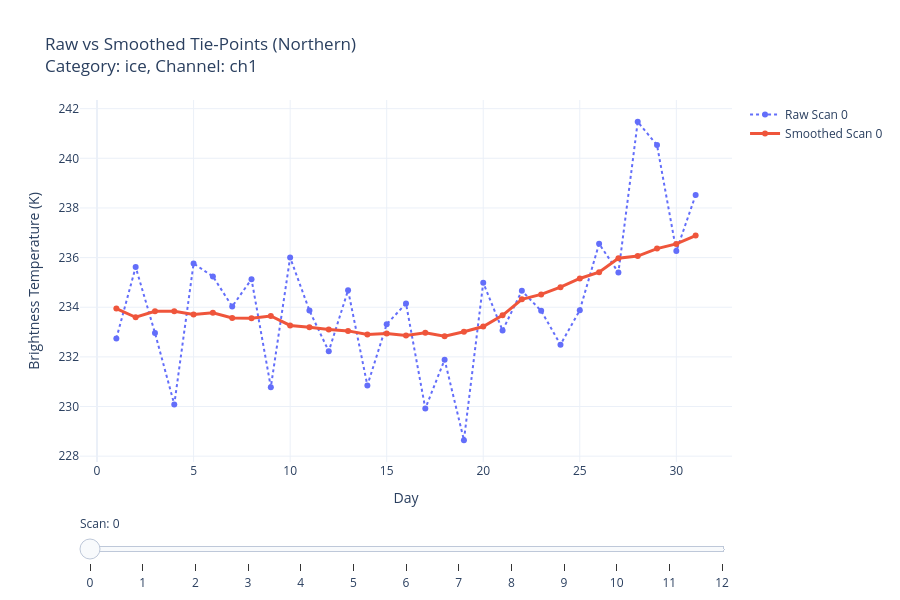

Notebook cell for this chart:
### Code cell
plot_raw_vs_smoothed(tie_raw_northern,tie_smoothed_north, category="ice",channel="ch1", hemisphere="Northern")

### Figure 1 — Plotly figure (JSON) as saved in the notebook; plotly's stock layout.template omitted (floating-point values rounded to 4 significant figures)
{"data": [{"line": {"dash": "dot", "width": 2}, "mode": "lines+markers", "name": "Raw Scan 0", "type": "scatter", "visible": true, "x": [1, 2, 3, 4, 5, 6, 7, 8, 9, 10, 11, 12, 13, 14, 15, 16, 17, 18, 19, 20, 21, 22, 23, 24, 25, 26, 27, 28, 29, 30, 31], "y": [232.7, 235.6, 233.0, 230.1, 235.8, 235.2, 234.0, 235.1, 230.8, 236.0, 233.9, 232.2, 234.7, 230.8, 233.3, 234.1, 229.9, 231.9, 228.6, 235.0, 233.1, 234.7, 233.9, 232.5, 233.9, 236.6, 235.4, 241.5, 240.5, 236.3, 238.5]}, {"line": {"width": 3}, "mode": "lines+markers", "name": "Smoothed Scan 0", "type": "scatter", "visible": true, "x": [1, 2, 3, 4, 5, 6, 7, 8, 9, 10, 11, 12, 13, 14, 15, 16, 17, 18, 19, 20, 21, 22, 23, 24, 25, 26, 27, 28, 29, 30, 31], "y": [233.9, 233.6, 233.8, 233.8, 233.7, 233.8, 233.6, 233.6, 233.6, 233.3, 233.2, 233.1, 233.0, 232.9, 232.9, 232.9, 233.0, 232.8, 233.0, 233.2, 233.7, 234.3, 234.5, 234.8, 235.2, 235.4, 236.0, 236.1, 236.4, 236.6, 236.9]}, {"line": {"dash": "dot", "width": 2}, "mode": "lines+markers", "name": "Raw Scan 1", "type": "scatter", "visible": false, "x": [1, 2, 3, 4, 5, 6, 7, 8, 9, 10, 11, 12, 13, 14, 15, 16, 17, 18, 19, 20, 21, 22, 23, 24, 25, 26, 27, 28, 29, 30, 31], "y": [233.2, 237.0, 234.6, 233.5, 232.2, 236.8, 233.9, 237.0, 236.8, 235.0, 236.8, 235.0, 234.9, 233.9, 232.1, 234.3, 234.2, 232.5, 236.2, 234.9, 232.2, 234.0, 233.9, 235.1, 233.0, 239.4, 236.3, 234.1, 238.9, 237.5, 238.2]}, {"line": {"width": 3}, "mode": "lines+markers", "name": "Smoothed Scan 1", "type": "scatter", "visible": false, "x": [1, 2, 3, 4, 5, 6, 7, 8, 9, 10, 11, 12, 13, 14, 15, 16, 17, 18, 19, 20, 21, 22, 23, 24, 25, 26, 27, 28, 29, 30, 31], "y": [234.8, 235.0, 235.0, 235.2, 235.1, 235.1, 235.0, 234.8, 234.9, 234.7, 234.6, 234.8, 234.9, 234.6, 234.7, 234.4, 234.3, 234.2, 234.4, 234.5, 234.4, 234.7, 235.1, 235.4, 235.4, 235.7, 235.6, 235.7, 236.0, 236.3, 236.6]}, {"line": {"dash": "dot", "width": 2}, "mode": "lines+markers", "name": "Raw Scan 2", "type": "scatter", "visible": false, "x": [1, 2, 3, 4, 5, 6, 7, 8, 9, 10, 11, 12, 13, 14, 15, 16, 17, 18, 19, 20, 21, 22, 23, 24, 25, 26, 27, 28, 29, 30, 31], "y": [234.3, 234.4, 233.2, 234.5, 230.6, 236.5, 234.2, 234.4, 236.8, 233.8, 234.2, 233.9, 233.8, 232.1, 230.8, 235.0, 233.7, 232.2, 235.0, 232.9, 235.5, 233.1, 234.4, 234.5, 233.4, 240.6, 231.7, 232.8, 236.5, 235.8, 243.0]}, {"line": {"width": 3}, "mode": "lines+markers", "name": "Smoothed Scan 2", "type": "scatter", "visible": false, "x": [1, 2, 3, 4, 5, 6, 7, 8, 9, 10, 11, 12, 13, 14, 15, 16, 17, 18, 19, 20, 21, 22, 23, 24, 25, 26, 27, 28, 29, 30, 31], "y": [234.0, 234.3, 234.3, 234.3, 234.2, 234.2, 234.1, 233.8, 233.9, 233.8, 233.8, 233.8, 234.0, 233.9, 233.8, 233.8, 233.7, 233.6, 234.1, 233.9, 233.8, 234.1, 234.5, 235.0, 235.1, 235.3, 235.3, 235.6, 235.6, 235.8, 236.0]}, {"line": {"dash": "dot", "width": 2}, "mode": "lines+markers", "name": "Raw Scan 3", "type": "scatter", "visible": false, "x": [1, 2, 3, 4, 5, 6, 7, 8, 9, 10, 11, 12, 13, 14, 15, 16, 17, 18, 19, 20, 21, 22, 23, 24, 25, 26, 27, 28, 29, 30, 31], "y": [234.1, 235.5, 231.6, 237.7, 231.2, 237.0, 236.1, 233.3, 235.5, 235.2, 234.2, 233.5, 231.2, 234.4, 232.5, 233.3, 232.6, 231.7, 233.9, 233.1, 235.4, 230.7, 234.6, 234.3, 234.8, 240.9, 233.0, 234.0, 235.2, 238.0, 243.5]}, {"line": {"width": 3}, "mode": "lines+markers", "name": "Smoothed Scan 3", "type": "scatter", "visible": false, "x": [1, 2, 3, 4, 5, 6, 7, 8, 9, 10, 11, 12, 13, 14, 15, 16, 17, 18, 19, 20, 21, 22, 23, 24, 25, 26, 27, 28, 29, 30, 31], "y": [234.5, 234.6, 234.7, 234.7, 234.6, 234.3, 234.3, 234.2, 234.1, 233.9, 234.0, 233.7, 233.8, 233.7, 233.4, 233.5, 233.4, 233.3, 233.8, 233.8, 233.9, 234.0, 234.4, 235.0, 235.2, 235.5, 235.6, 235.8, 235.9, 236.5, 236.7]}, {"line": {"dash": "dot", "width": 2}, "mode": "lines+markers", "name": "Raw Scan 4", "type": "scatter", "visible": false, "x": [1, 2, 3, 4, 5, 6, 7, 8, 9, 10, 11, 12, 13, 14, 15, 16, 17, 18, 19, 20, 21, 22, 23, 24, 25, 26, 27, 28, 29, 30, 31], "y": [234.4, 235.2, 232.8, 239.3, 231.3, 236.7, 236.9, 233.6, 234.2, 235.4, 232.1, 234.0, 232.9, 236.0, 233.0, 233.2, 233.7, 234.6, 234.7, 233.3, 235.9, 234.3, 236.0, 235.4, 235.1, 242.3, 236.5, 234.4, 234.8, 237.9, 238.8]}, {"line": {"width": 3}, "mode": "lines+markers", "name": "Smoothed Scan 4", "type": "scatter", "visible": false, "x": [1, 2, 3, 4, 5, 6, 7, 8, 9, 10, 11, 12, 13, 14, 15, 16, 17, 18, 19, 20, 21, 22, 23, 24, 25, 26, 27, 28, 29, 30, 31], "y": [235.0, 234.9, 235.0, 234.7, 234.6, 234.5, 234.6, 234.5, 234.4, 234.3, 234.5, 234.1, 234.3, 234.2, 234.1, 234.2, 234.3, 234.3, 235.0, 235.1, 235.2, 235.2, 235.5, 235.8, 236.0, 236.1, 236.2, 236.5, 236.5, 236.8, 236.9]}, {"line": {"dash": "dot", "width": 2}, "mode": "lines+markers", "name": "Raw Scan 5", "type": "scatter", "visible": false, "x": [1, 2, 3, 4, 5, 6, 7, 8, 9, 10, 11, 12, 13, 14, 15, 16, 17, 18, 19, 20, 21, 22, 23, 24, 25, 26, 27, 28, 29, 30, 31], "y": [234.1, 236.4, 233.7, 240.5, 231.6, 237.1, 236.9, 235.0, 235.1, 235.2, 232.6, 233.8, 233.8, 235.6, 233.2, 233.9, 235.3, 234.1, 234.6, 233.7, 236.5, 234.7, 235.9, 235.7, 235.9, 240.5, 236.7, 233.0, 237.0, 235.5, 241.6]}, {"line": {"width": 3}, "mode": "lines+markers", "name": "Smoothed Scan 5", "type": "scatter", "visible": false, "x": [1, 2, 3, 4, 5, 6, 7, 8, 9, 10, 11, 12, 13, 14, 15, 16, 17, 18, 19, 20, 21, 22, 23, 24, 25, 26, 27, 28, 29, 30, 31], "y": [235.7, 235.6, 235.6, 235.3, 235.2, 235.1, 235.1, 235.0, 235.0, 234.9, 234.9, 234.5, 234.6, 234.6, 234.5, 234.5, 234.6, 234.6, 235.1, 235.3, 235.3, 235.4, 235.5, 236.0, 236.1, 236.3, 236.4, 236.6, 236.6, 236.9, 237.0]}, {"line": {"dash": "dot", "width": 2}, "mode": "lines+markers", "name": "Raw Scan 6", "type": "scatter", "visible": false, "x": [1, 2, 3, 4, 5, 6, 7, 8, 9, 10, 11, 12, 13, 14, 15, 16, 17, 18, 19, 20, 21, 22, 23, 24, 25, 26, 27, 28, 29, 30, 31], "y": [233.0, 234.8, 231.9, 239.0, 229.6, 236.5, 234.1, 234.1, 231.9, 233.5, 231.6, 232.7, 233.0, 233.4, 231.0, 232.9, 233.2, 234.1, 232.7, 231.3, 237.0, 232.3, 237.8, 233.9, 234.6, 237.2, 234.8, 232.7, 235.8, 239.5, 238.6]}, {"line": {"width": 3}, "mode": "lines+markers", "name": "Smoothed Scan 6", "type": "scatter", "visible": false, "x": [1, 2, 3, 4, 5, 6, 7, 8, 9, 10, 11, 12, 13, 14, 15, 16, 17, 18, 19, 20, 21, 22, 23, 24, 25, 26, 27, 28, 29, 30, 31], "y": [234.1, 233.9, 233.8, 233.6, 233.6, 233.5, 233.5, 233.3, 233.3, 233.2, 233.4, 233.0, 233.1, 233.1, 233.0, 233.2, 233.4, 233.4, 233.8, 233.9, 233.9, 234.1, 234.7, 235.0, 235.2, 235.2, 235.5, 235.8, 235.7, 236.1, 235.9]}, {"line": {"dash": "dot", "width": 2}, "mode": "lines+markers", "name": "Raw Scan 7", "type": "scatter", "visible": false, "x": [1, 2, 3, 4, 5, 6, 7, 8, 9, 10, 11, 12, 13, 14, 15, 16, 17, 18, 19, 20, 21, 22, 23, 24, 25, 26, 27, 28, 29, 30, 31], "y": [231.7, 234.5, 230.2, 238.9, 229.8, 234.9, 231.5, 232.0, 229.9, 233.2, 230.8, 232.6, 231.6, 232.1, 231.4, 231.7, 231.8, 231.0, 231.9, 231.6, 235.9, 231.1, 233.5, 233.0, 234.7, 233.8, 233.3, 233.1, 237.3, 236.2, 231.3]}, {"line": {"width": 3}, "mode": "lines+markers", "name": "Smoothed Scan 7", "type": "scatter", "visible": false, "x": [1, 2, 3, 4, 5, 6, 7, 8, 9, 10, 11, 12, 13, 14, 15, 16, 17, 18, 19, 20, 21, 22, 23, 24, 25, 26, 27, 28, 29, 30, 31], "y": [232.9, 232.6, 232.7, 232.5, 232.5, 232.4, 232.4, 232.3, 232.3, 232.2, 232.2, 231.7, 231.9, 231.9, 231.9, 232.0, 232.2, 232.3, 232.5, 232.6, 232.7, 233.0, 233.3, 233.3, 233.4, 233.6, 233.7, 233.9, 233.7, 234.0, 234.1]}, {"line": {"dash": "dot", "width": 2}, "mode": "lines+markers", "name": "Raw Scan 8", "type": "scatter", "visible": false, "x": [1, 2, 3, 4, 5, 6, 7, 8, 9, 10, 11, 12, 13, 14, 15, 16, 17, 18, 19, 20, 21, 22, 23, 24, 25, 26, 27, 28, 29, 30, 31], "y": [228.6, 231.9, 228.5, 231.1, 227.8, 231.4, 230.1, 229.4, 227.3, 231.6, 226.7, 231.0, 230.7, 229.0, 231.3, 228.5, 230.6, 231.0, 229.8, 231.5, 231.9, 230.2, 233.7, 230.1, 234.9, 232.9, 230.7, 230.1, 238.9, 234.9, 232.1]}, {"line": {"width": 3}, "mode": "lines+markers", "name": "Smoothed Scan 8", "type": "scatter", "visible": false, "x": [1, 2, 3, 4, 5, 6, 7, 8, 9, 10, 11, 12, 13, 14, 15, 16, 17, 18, 19, 20, 21, 22, 23, 24, 25, 26, 27, 28, 29, 30, 31], "y": [229.9, 229.6, 229.8, 229.5, 229.6, 229.7, 229.6, 229.8, 229.7, 229.7, 229.8, 229.7, 230.0, 230.0, 230.0, 230.3, 230.5, 230.7, 231.1, 231.1, 231.1, 231.7, 232.0, 232.2, 232.3, 232.4, 232.7, 232.8, 232.8, 233.1, 233.1]}, {"line": {"dash": "dot", "width": 2}, "mode": "lines+markers", "name": "Raw Scan 9", "type": "scatter", "visible": false, "x": [1, 2, 3, 4, 5, 6, 7, 8, 9, 10, 11, 12, 13, 14, 15, 16, 17, 18, 19, 20, 21, 22, 23, 24, 25, 26, 27, 28, 29, 30, 31], "y": [224.6, 229.1, 226.1, 223.6, 224.2, 226.8, 227.9, 226.0, 224.4, 227.5, 223.0, 230.3, 227.2, 226.0, 230.1, 224.2, 229.2, 228.7, 226.5, 229.2, 228.2, 229.0, 232.1, 227.9, 233.7, 226.6, 227.5, 226.4, 229.0, 230.6, 229.0]}, {"line": {"width": 3}, "mode": "lines+markers", "name": "Smoothed Scan 9", "type": "scatter", "visible": false, "x": [1, 2, 3, 4, 5, 6, 7, 8, 9, 10, 11, 12, 13, 14, 15, 16, 17, 18, 19, 20, 21, 22, 23, 24, 25, 26, 27, 28, 29, 30, 31], "y": [226.0, 225.8, 226.0, 225.7, 226.1, 226.2, 226.2, 226.4, 226.4, 226.4, 226.6, 226.8, 227.1, 227.2, 227.3, 227.7, 227.9, 228.3, 228.6, 228.4, 228.3, 228.5, 228.6, 228.9, 228.9, 228.9, 229.1, 229.1, 229.2, 229.2, 228.8]}, {"line": {"dash": "dot", "width": 2}, "mode": "lines+markers", "name": "Raw Scan 10", "type": "scatter", "visible": false, "x": [1, 2, 3, 4, 5, 6, 7, 8, 9, 10, 11, 12, 13, 14, 15, 16, 17, 18, 19, 20, 21, 22, 23, 24, 25, 26, 27, 28, 29, 30, 31], "y": [222.4, 225.4, 223.2, 216.4, 221.3, 223.4, 223.3, 223.1, 222.3, 223.2, 223.0, 226.4, 224.5, 224.0, 226.3, 223.3, 226.6, 226.4, 225.3, 226.0, 224.2, 226.7, 229.0, 227.1, 231.6, 221.9, 226.6, 226.8, 227.5, 228.0, 222.6]}, {"line": {"width": 3}, "mode": "lines+markers", "name": "Smoothed Scan 10", "type": "scatter", "visible": false, "x": [1, 2, 3, 4, 5, 6, 7, 8, 9, 10, 11, 12, 13, 14, 15, 16, 17, 18, 19, 20, 21, 22, 23, 24, 25, 26, 27, 28, 29, 30, 31], "y": [222.3, 222.3, 222.4, 222.4, 222.8, 222.9, 223.0, 223.2, 223.3, 223.4, 223.6, 224.2, 224.5, 224.5, 224.8, 225.1, 225.5, 226.0, 225.9, 226.0, 226.1, 226.3, 226.5, 226.4, 226.4, 226.4, 226.5, 226.5, 226.8, 226.8, 226.5]}, {"line": {"dash": "dot", "width": 2}, "mode": "lines+markers", "name": "Raw Scan 11", "type": "scatter", "visible": false, "x": [1, 2, 3, 4, 5, 6, 7, 8, 9, 10, 11, 12, 13, 14, 15, 16, 17, 18, 19, 20, 21, 22, 23, 24, 25, 26, 27, 28, 29, 30, 31], "y": [219.0, 220.0, 220.4, 215.0, 217.8, 219.6, 217.7, 219.5, 219.7, 219.3, 219.9, 222.1, 221.3, 221.3, 221.3, 222.2, 223.0, 223.9, 222.2, 222.2, 221.5, 222.5, 226.1, 223.9, 227.9, 223.5, 225.6, 225.6, 224.4, 224.3, 221.9]}, {"line": {"width": 3}, "mode": "lines+markers", "name": "Smoothed Scan 11", "type": "scatter", "visible": false, "x": [1, 2, 3, 4, 5, 6, 7, 8, 9, 10, 11, 12, 13, 14, 15, 16, 17, 18, 19, 20, 21, 22, 23, 24, 25, 26, 27, 28, 29, 30, 31], "y": [218.6, 218.8, 218.8, 218.9, 219.2, 219.3, 219.5, 219.6, 219.8, 220.0, 220.2, 220.7, 221.0, 221.1, 221.5, 221.9, 222.2, 222.8, 223.0, 223.2, 223.5, 223.7, 223.9, 223.9, 224.0, 224.0, 224.1, 224.3, 224.6, 224.8, 224.6]}, {"line": {"dash": "dot", "width": 2}, "mode": "lines+markers", "name": "Raw Scan 12", "type": "scatter", "visible": false, "x": [1, 2, 3, 4, 5, 6, 7, 8, 9, 10, 11, 12, 13, 14, 15, 16, 17, 18, 19, 20, 21, 22, 23, 24, 25, 26, 27, 28, 29, 30, 31], "y": [216.7, 217.6, 219.8, 214.7, 217.7, 216.4, 215.0, 218.5, 215.7, 218.6, 219.7, 219.7, 219.2, 217.4, 220.3, 221.4, 221.2, 222.5, 219.9, 220.2, 220.4, 220.0, 224.4, 222.5, 226.9, 226.2, 224.6, 225.1, 220.4, 222.5, 224.9]}, {"line": {"width": 3}, "mode": "lines+markers", "name": "Smoothed Scan 12", "type": "scatter", "visible": false, "x": [1, 2, 3, 4, 5, 6, 7, 8, 9, 10, 11, 12, 13, 14, 15, 16, 17, 18, 19, 20, 21, 22, 23, 24, 25, 26, 27, 28, 29, 30, 31], "y": [217.0, 216.9, 217.1, 217.3, 217.5, 217.6, 217.6, 217.8, 218.1, 218.3, 218.5, 218.9, 219.0, 219.3, 219.6, 220.0, 220.5, 221.0, 221.5, 221.8, 222.2, 222.4, 222.5, 222.8, 222.9, 222.9, 223.2, 223.4, 223.7, 224.2, 224.1]}], "layout": {"height": 600, "sliders": [{"active": 0, "currentvalue": {"prefix": "Scan: "}, "pad": {"t": 50}, "steps": [{"args": [{"visible": [true, true, false, false, false, false, false, false, false, false, false, false, false, false, false, false, false, false, false, false, false, false, false, false, false, false]}, {"title": "Scan 0 — Raw vs Smoothed Tie Points"}], "label": "0", "method": "update"}, {"args": [{"visible": [false, false, true, true, false, false, false, false, false, false, false, false, false, false, false, false, false, false, false, false, false, false, false, false, false, false]}, {"title": "Scan 1 — Raw vs Smoothed Tie Points"}], "label": "1", "method": "update"}, {"args": [{"visible": [false, false, false, false, true, true, false, false, false, false, false, false, false, false, false, false, false, false, false, false, false, false, false, false, false, false]}, {"title": "Scan 2 — Raw vs Smoothed Tie Points"}], "label": "2", "method": "update"}, {"args": [{"visible": [false, false, false, false, false, false, true, true, false, false, false, false, false, false, false, false, false, false, false, false, false, false, false, false, false, false]}, {"title": "Scan 3 — Raw vs Smoothed Tie Points"}], "label": "3", "method": "update"}, {"args": [{"visible": [false, false, false, false, false, false, false, false, true, true, false, false, false, false, false, false, false, false, false, false, false, false, false, false, false, false]}, {"title": "Scan 4 — Raw vs Smoothed Tie Points"}], "label": "4", "method": "update"}, {"args": [{"visible": [false, false, false, false, false, false, false, false, false, false, true, true, false, false, false, false, false, false, false, false, false, false, false, false, false, false]}, {"title": "Scan 5 — Raw vs Smoothed Tie Points"}], "label": "5", "method": "update"}, {"args": [{"visible": [false, false, false, false, false, false, false, false, false, false, false, false, true, true, false, false, false, false, false, false, false, false, false, false, false, false]}, {"title": "Scan 6 — Raw vs Smoothed Tie Points"}], "label": "6", "method": "update"}, {"args": [{"visible": [false, false, false, false, false, false, false, false, false, false, false, false, false, false, true, true, false, false, false, false, false, false, false, false, false, false]}, {"title": "Scan 7 — Raw vs Smoothed Tie Points"}], "label": "7", "method": "update"}, {"args": [{"visible": [false, false, false, false, false, false, false, false, false, false, false, false, false, false, false, false, true, true, false, false, false, false, false, false, false, false]}, {"title": "Scan 8 — Raw vs Smoothed Tie Points"}], "label": "8", "method": "update"}, {"args": [{"visible": [false, false, false, false, false, false, false, false, false, false, false, false, false, false, false, false, false, false, true, true, false, false, false, false, false, false]}, {"title": "Scan 9 — Raw vs Smoothed Tie Points"}], "label": "9", "method": "update"}, {"args": [{"visible": [false, false, false, false, false, false, false, false, false, false, false, false, false, false, false, false, false, false, false, false, true, true, false, false, false, false]}, {"title": "Scan 10 — Raw vs Smoothed Tie Points"}], "label": "10", "method": "update"}, {"args": [{"visible": [false, false, false, false, false, false, false, false, false, false, false, false, false, false, false, false, false, false, false, false, false, false, true, true, false, false]}, {"title": "Scan 11 — Raw vs Smoothed Tie Points"}], "label": "11", "method": "update"}, {"args": [{"visible": [false, false, false, false, false, false, false, false, false, false, false, false, false, false, false, false, false, false, false, false, false, false, false, false, true, true]}, {"title": "Scan 12 — Raw vs Smoothed Tie Points"}], "label": "12", "method": "update"}]}], "title": {"text": "Raw vs Smoothed Tie-Points (Northern)<br>Category: ice, Channel: ch1"}, "xaxis": {"title": {"text": "Day"}}, "yaxis": {"title": {"text": "Brightness Temperature (K)"}}}}
